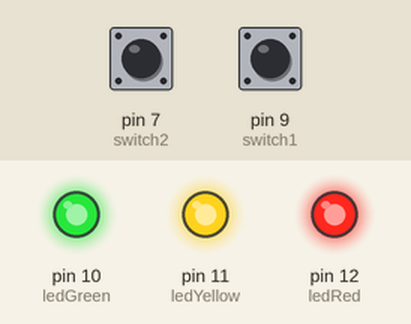
Simulated run of this sketch. Board: Arduino Uno, built with avr-gcc and run on an emulated ATmega328P. Shown: output pins drawn as LEDs (lit = HIGH). Dashed ring = blinking. The test bench sets the inputs (shaded band); at power-on: pin 7 (switch2) HIGH, pin 9 (switch1) HIGH.

Above: at 1.2 s.
1.3 s: pin 7 (switch2) pulled LOW for 0.15 s
At 3.8 s:
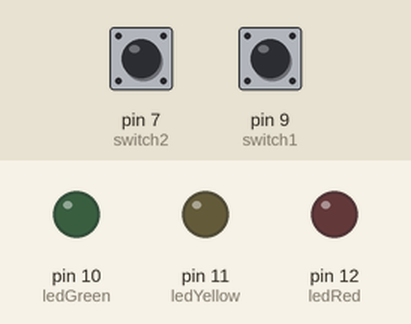
4.4 s: pin 9 (switch1) pulled LOW for 0.15 s
At 4.64 s:
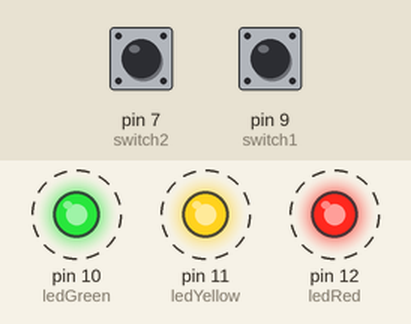
Timing chart, 0 to 13.4 s (numbered marks = the images above; inputs shaded):
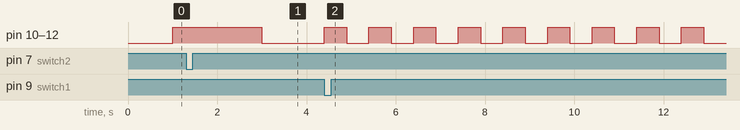

The sketch:

Blink.ino
```cpp
//initialising constants for LEDs
const int ledRed = 12; //red
const int ledYellow = 11; //yellow
const int ledGreen = 10; //green

//initialising constants for buttonpins
const int switch1 = 9;
const int switch2 = 7;

//unsigned -> can never be negative, long -> data type to store numbers larger than an int
//unsigned long -> a number larger than int that can never be negative
unsigned long delayTime = 1000; //delayTime if we don't click anything
const int longTime = 2000; //2 second delay
const int shortTime = 500; //0.5 second delay
unsigned long timeOfLastToggle = 0; //by default, timeOfLastToggle is 0
bool ledOn = false; //by default, the LEDs are off

void setup() {
  //setting up the LEDs as outputs
  pinMode(ledRed, OUTPUT);
  pinMode(ledYellow, OUTPUT);
  pinMode(ledGreen, OUTPUT);

  //setting up the button pins
  //INPUT_PULLUP -> default reading: HIGH, button pushed -> LOW
  pinMode(switch1, INPUT);
  pinMode(switch2, INPUT);
}

void loop() {

  //due to buttonPin2 not activating, it now has most priority as it is on top
  //digitalRead() == LOW, because pushing a button in mode INPUT_PULLUP sets it to LOW
  if (digitalRead(switch2) == LOW) {
    delayTime = longTime;
  }
  if (digitalRead(switch1) == LOW) {
    delayTime = shortTime;
  }

  //millis: the time (in ms) passed since the board started running the current program
  //if how long it has been since the LEDs were toggled is at least the current delayTime
  if (millis() - timeOfLastToggle >= delayTime) {
    timeOfLastToggle = millis(); //current time becomes the new reference for next delayTime
    ledOn = !ledOn;

    digitalWrite(ledRed, ledOn); //if ledOn is true -> digitalRead(ledRed, HIGH), if ledOn is false -> digitalRead(ledRed, LOW)
    digitalWrite(ledYellow, ledOn);
    digitalWrite(ledGreen, ledOn);
  }
}
```

Measured:
- after the input at 4.4 s, pin 10 (ledGreen), pin 11 (ledYellow), pin 12 (ledRed): alternates HIGH for 0.50 s and LOW for 0.50 s, starting at once
